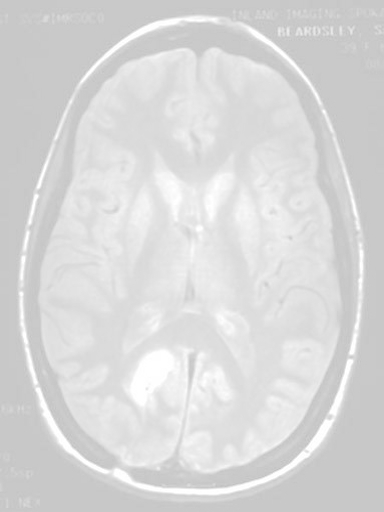
%> input picture brainMRI.jpg, 384 x 512 px
$ octave Enhancement.m   (GNU Octave 9; MATLAB toolbox functions it lacks are replaced by stand-ins)
%> lines starting %> are read from the running program, lines starting %| are printed output that depends on the picture
% Exercise 3: Image Enhancement (30pts)
clear all;

% Using the imread function, read the image into MATLAB.
f = imread('brainMRI.jpg');
%> f is the input picture: size 512x384 uint8; min 190, max 255, mean 216.4
% Determine the size of the image matrix
[rows columns numberOfColorChannels] = size(f);
%> rows = 512; columns = 384; numberOfColorChannels = 1
r = double(f);
% Assuming the pixel gray values f are in the range [0,255]
% Enhance the image using the power-law transformation
% A good range of γ (a) values to test is 0.5-15
% Case 1: a = 15
a = 15;
s_1 = 255.^(1-a).*r.^(a);
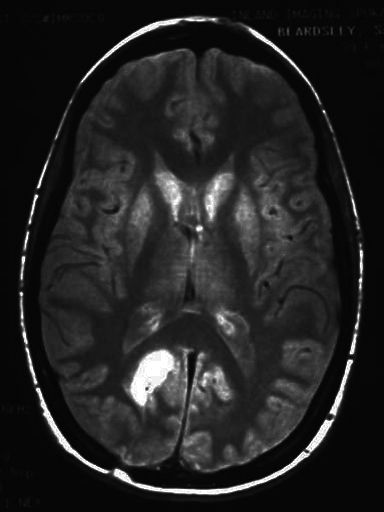
%> s_1: size 512x384 double; min 3.09, max 255, mean 35.1
figure;
subplot(2,3,1);
imshow(uint8(s_1));
title ('Case 1: gamma = 15');
% Case 2: a = 10
a = 10;
s_2 = 255.^(1-a).*r.^(a);
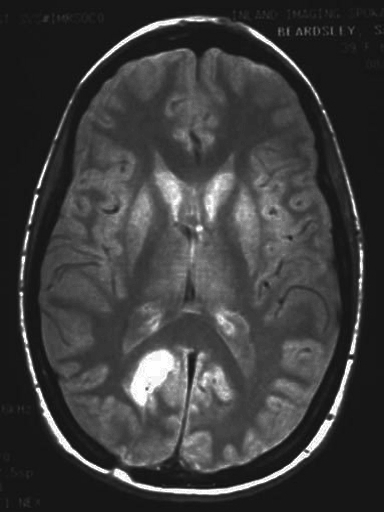
%> s_2: size 512x384 double; min 13.45, max 255, mean 60.8
subplot(2,3,2);
imshow(uint8(s_2));
title ('Case 2: gamma = 10');
% Case 3: a = 5
a = 5;
s_3 = 255.^(1-a).*r.^(a);
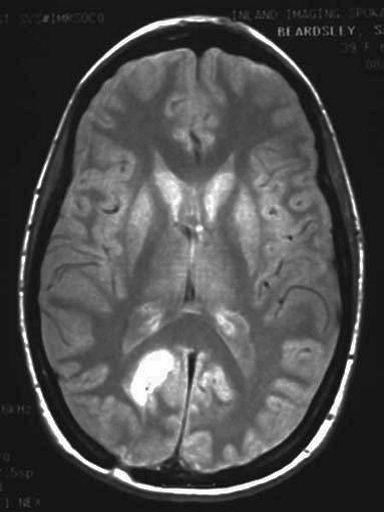
%> s_3: size 512x384 double; min 58.56, max 255, mean 117.6; drawn with min black and max white
subplot(2,3,3);
imshow(uint8(s_3));
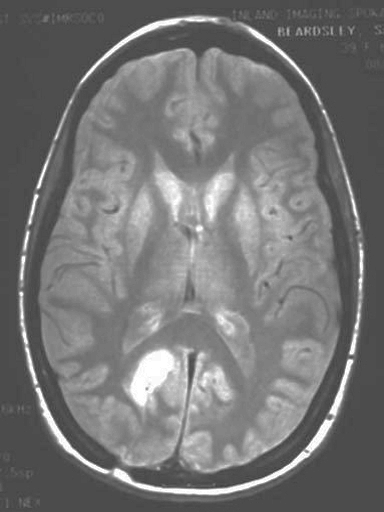
%> displayed picture: size 512x384, on the screen's scale of 0 to 255; min 59, max 255, mean 117.7
title ('Case 3: gamma = 5');
% Case 4: a = 1
a = 1;
s_4 = 255.^(1-a).*r.^(a);
subplot(2,3,4);
imshow(uint8(s_4));
title ('Case 4: gamma = 1');
% Case 5: a = 0.8
a = 0.5;
s_5 = 255.^(1-a).*r.^(a);
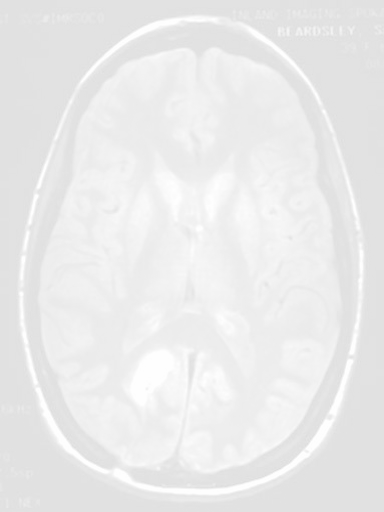
%> s_5: size 512x384 double; min 220.1, max 255, mean 234.8
subplot(2,3,5);
imshow(uint8(s_5));
title ('Case 5: gamma = 0.8');
% Case 6: a = 0.5
a = 0.5;
s_6 = 255.^(1-a).*r.^(a);
subplot(2,3,6);
imshow(uint8(s_6));
title ('Case 6: gamma = 0.5');

% Plot and compare the histograms of the original and enhanced images
% Alternatively, use the function imhist
figure;
f = imread('brainMRI.jpg');
subplot(4,2,1)
imhist(f);
title ('Histogram regarding value of gamma');
subplot(4,2,2);
imshow(f);
title ('Original image of brainMRI.jpg');
subplot(4,2,3);
imhist(uint8(s_1));
title ('Histogram of Case 1: gamma = 15');
subplot(4,2,4);
imhist(uint8(s_2));
title ('Histogram of Case 2: gamma = 10');
subplot(4,2,5);
imhist(uint8(s_1));
title ('Histogram of Case 3: gamma = 5');
subplot(4,2,6);
imhist(uint8(s_1));
title ('Histogram of Case 4: gamma = 1');
subplot(4,2,7);
imhist(uint8(s_1));
title ('Histogram of Case 5: gamma = 0.8');
subplot(4,2,8);
imhist(uint8(s_1));
title ('Histogram of Case 6: gamma = 0.5');
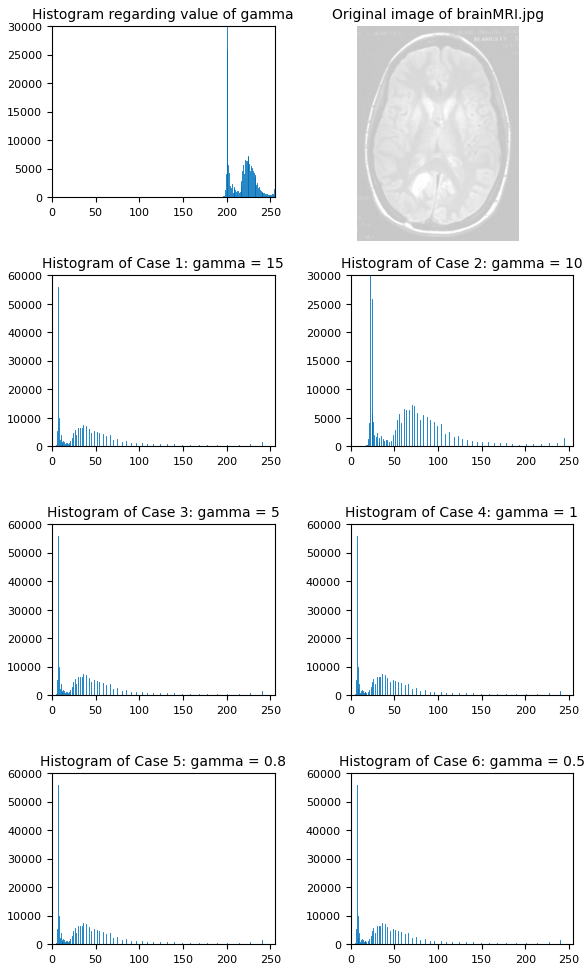
%> figure redrawn from the program's plot data, 8 panels
